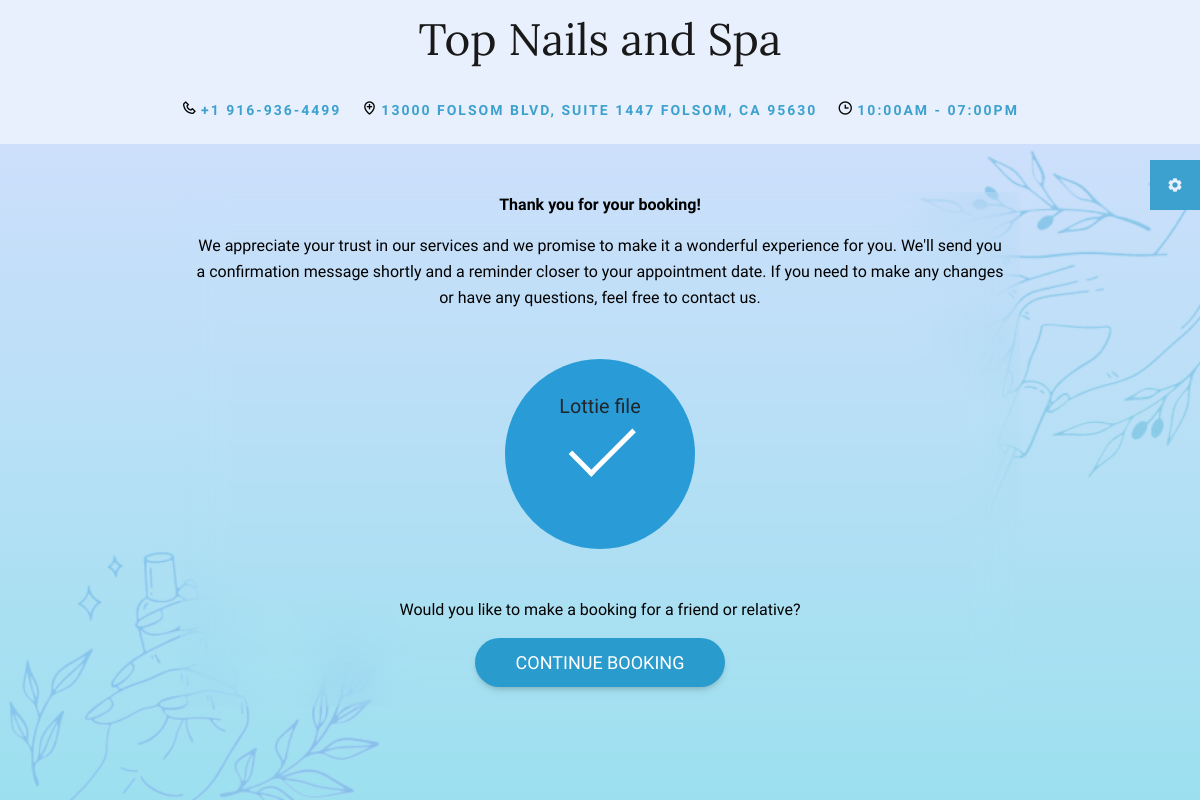
Page /template_nails/step4.php on the committed database.
### tables this page shows
CREATE TABLE `company` (
  `id` int(11) NOT NULL,
  `company_name` text NOT NULL,
  `img_company` text NOT NULL,
  `hotline` text NOT NULL,
  `address` text NOT NULL,
  `time_start` time NOT NULL,
  `time_end` time NOT NULL,
  `status` tinyint(1) NOT NULL DEFAULT 1,
  `password` text NOT NULL,
  `day_start` text NOT NULL,
  `day_end` text NOT NULL
);

### model/database.php (called while the page is built, shortened)
<?php
class Database
{
    public static $connection = NULL;
    public function __construct()
    {
        if(!self::$connection) {
            self::$connection = new mysqli(DB_HOST, DB_USER, DB_PASSWORD, DB_NAME, PORT);
            self::$connection->set_charset('utf8mb4');
        }
        return self::$connection;
    }
    public function select($sql)
    {
        $sql->execute();
        $items = $sql->get_result()->fetch_all(MYSQLI_ASSOC);
        return $items;
    }
}

### model/company.php (called while the page is built, shortened)
<?php
require_once "database.php";
class Company extends Database{
    function getAllCompany(){
        $sql = parent::$connection->prepare("SELECT * FROM company ORDER BY `id` DESC");
        return parent::select($sql);
    }
    function getCompanyById($id){
        $sql = parent::$connection->prepare("SELECT * FROM company WHERE `id` = ?");
        $sql->bind_param('i', $id);
        return parent::select($sql);
    }
}

### template_nails/step4.php (the view, shortened to what this page needs)
<?php
include_once './header.php';
?>
    <section class="booking-nail mb-5 pt-5">
        <div class="success-section container">
            <div class="row">
                <div class="col-12">
                    <div class="success-content">
                        <p><b>Thank you for your booking!</b></p>
                        <p class="mb-5">We appreciate your trust in our services and we promise to make it a wonderful experience for you. We'll send you a confirmation message shortly and a reminder closer to your appointment date. If you need to make any changes or have any questions, feel free to contact us.</p>
                        <div class="circle">
                            <span>Lottie file</span>
                            <div class="checkmark"></div>
                        </div>
                        <p class="mt-5">Would you like to make a booking for a friend or relative? </p>
                        <a class="btn btn-booking" href="index.php?id=<?=$ID_COM?>">Continue booking</a>
                    </div>
                </div>
            </div>
        </div>
    </section>
<?php
include_once './footer.php';
?>

### template_nails/header.php (shortened to what this page needs)
<?php
require_once '../model/database.php';
require_once '../model/info_owner.php';
require_once '../model/company.php';
if(isset($_GET['id'])){
    $ID_COM = $_GET['id'];
    $company = new Company();
    $getAllInfo = $company->getCompanyById($ID_COM);
}else{
    $company = new Company();
    $getAllCompany = $company->getAllCompany();
    $ID_COM = $getAllCompany[0]['id'];
    $getAllInfo = $company->getCompanyById($ID_COM);
}
$time_start = $getAllInfo[0]['time_start'];
$time_end = $getAllInfo[0]['time_end'];
$hour_start = substr($time_start,0,2);
$hour_end = substr($time_end,0,2);
$minute_start = substr($time_start,3,2);
$minute_end = substr($time_end,3,2);
$period_start = $hour_start  >= 12 ? 'PM' : 'AM';
$hour_start = $hour_start > 12 ? $hour_start - 12 : $hour_start;
$period_end = $hour_end  >= 12 ? 'PM' : 'AM';
$hour_end = $hour_end > 12 ? $hour_end - 12 : $hour_end;
$hour_end = $hour_end < 10 ? '0'.$hour_end : $hour_end;
$last_time_start = $hour_start . ':' . $minute_start . '' . $period_start;
$last_time_end = $hour_end . ':' . $minute_end . '' . $period_end;
?>
<!DOCTYPE html>
<html lang="zxx">
<head>
    <link href='https://unpkg.com/boxicons@2.1.4/css/boxicons.min.css' rel='stylesheet'>
    <link rel="stylesheet" href="./css/mobiscroll.javascript.min.css">
    <link rel="stylesheet" href="css/mdb.min.css">
    <link rel="stylesheet" href="css/bootstrap.min.css" type="text/css" />
    <link rel="stylesheet" href="css/font-awesome.min.css" type="text/css" />
    <link rel="stylesheet" href="css/elegant-icons.css" type="text/css" />
    <link rel="stylesheet" href="css/flaticon.css" type="text/css" />
    <link rel="stylesheet" href="css/owl.carousel.min.css" type="text/css" />
    <link rel="stylesheet" href="css/nice-select.css" type="text/css" />
    <link rel="stylesheet" href="css/jquery-ui.min.css" type="text/css" />
    <link rel="stylesheet" href="css/magnific-popup.css" type="text/css" />
    <link rel="stylesheet" href="css/bootstrap-datepicker.css">
    <link rel="stylesheet" href="css/jquery.timepicker.css">
    <link rel="stylesheet" href="css/slicknav.min.css" type="text/css" />
    <link rel="stylesheet" href="css/style.css" type="text/css" />
</head>
<body>
    <div class="setting-color">
        <div class="group">
            <div class="icon-setting">
                <i class='bx bxs-cog'></i>
            </div>
        </div>
    </div>
    <section>
        <div class="row m-0" style="background: #e9f0fd;">
            <div class="col-lg-12">
                <div class="company-active section-title">
                    <h2 class="name_com"><?=$getAllInfo[0]['company_name']?></h2>
                    <div class="list">
                        <div class="list-child">
                            <div class="dropdown call-phone">
                                <div id="dropdownMenuButton" data-mdb-toggle="dropdown" aria-expanded="false">
                                    <i class='bx bx-phone'></i> <span class="phone"><?=$getAllInfo[0]['hotline']?></span>
                                </div>
                            </div>
                            <div class="dropdown address-company">
                                <div id="dropdownLocation" data-mdb-toggle="dropdown" aria-expanded="false">
                                    <i class='bx bx-location-plus' ></i> <span class="address"><?= $getAllInfo[0]['address']?></span>
                                </div>
                            </div>
                            <div class="dropdown day-work">
                                <div id="dropdownWork" data-mdb-toggle="dropdown" aria-expanded="false">
                                    <i class='bx bx-time' ></i> <span class="item-work">
                                        <span><?=$last_time_start?></span> - <span><?=$last_time_end?></span>
                                    </span>
                                </div>
                            </div>
                        </div>
                    </div>
                </div>
            </div>
        </div>
    </section>

### template_nails/css/style.css (style rules this page uses)
:root { --bg-main: #3da1cf; --bg-text: #E5F7FF; --bg-shadow: #F1F3F5; --btn-add: #868E96; --bg-home: linear-gradient(#cddffb, #9ce0ef); --btn-main: #3da1cf; }
html, body { height: 100%; font-family: "Cabin", sans-serif; -webkit-font-smoothing: antialiased; font-smoothing: antialiased; }
h1, h2, h3, h4, h5, h6 { margin: 0; color: #111111; font-weight: 400; font-family: "Lora", serif; }
h2 { font-size: 36px; }
p { font-size: 16px; font-family: "Cabin", sans-serif; color: #6b6b6b; font-weight: 400; line-height: 26px; margin: 0 0 15px 0; }
.section-title { text-align: center; margin-bottom: 22px; }
.section-title .list .list-child { display: flex; justify-content: center; margin-top: 30px; color: #000; gap: 20px; }
.section-title span { font-size: 14px; color: var(--bg-main); font-weight: 700; text-transform: uppercase; letter-spacing: 2px; }
.section-title h2 { font-size: 44px; color: #19191a; line-height: 58px; margin-top: 10px; }
@media only screen and (min-width: 1200px) { .container { max-width: 1170px; } }
.booking-nail { position: relative; background: var(--bg-home); min-height: calc(100vh - 144px); height: max-content; z-index: 2; }
.booking-nail::before { content: ''; position: absolute; left: 0%; bottom: 0; background: url(../img/thumbnail-removebg-preview.png); background-size: cover; background-position: center; backface-visibility: visible; background-repeat: no-repeat; width: 450px; aspect-ratio: 359 / 226; z-index: 0; }
.booking-nail::after { content: ''; position: absolute; right: 0%; top: 0; background: url(../img/thumbnail2-removebg-preview.png); background-size: cover; background-position: center; backface-visibility: visible; background-repeat: no-repeat; width: 300px; aspect-ratio: 240 / 311; z-index: -1; }
.schedule-main, .pickup-main, .success-section { font-size: 17px; max-width: 900px; width: 70%; margin: 0 auto; padding-bottom: 20px; backdrop-filter: blur(20px); }
.success-section { font-size: 18px; text-align: center; }
.success-content p { color: #000; }
.circle { position: relative; background: #299cd8; border-radius: 50%; width: 190px; height: 190px; margin: 0 auto; }
.circle span { position: absolute; transform: translate(-50%, -50%); left: 50%; top: 25%; font-size: 1.1em; }
.checkmark { position: absolute; transform: rotate(45deg) translate(-50%, -50%); left: 37%; top: 45%; height: calc(190px / 3); width: calc(190px / 6); border-bottom: 5px solid white; border-right: 5px solid white; }
.btn.btn-booking { background-color: #299bcd; border-radius: 99px; color: #ffffff; padding: 10px 40px; font-size: 1em; }
.setting-color { position: fixed; top: 20%; right: 0%; transform: translateX(calc(100% - 50px)); transition: all 1s; z-index: 4; }
.setting-color .group { display: flex; flex-wrap: nowrap; align-items: center; }
.setting-color .icon-setting { width: 50px; height: 50px; background: var(--bg-main); color: #e9f0fd; display: flex; justify-content: center; align-items: center; cursor: pointer; }
.icon-setting i { animation: rotate 5s infinite linear; }
.call-phone span { white-space: nowrap; text-transform: capitalize; }

### rows in the picture
company: company_name "Top Nails and Spa", hotline "+1 916-936-4499", address "13000 FOLSOM BLVD, SUITE 1447 FOLSOM, CA 95630", time_start "10:00AM", time_end "07:00PM"
